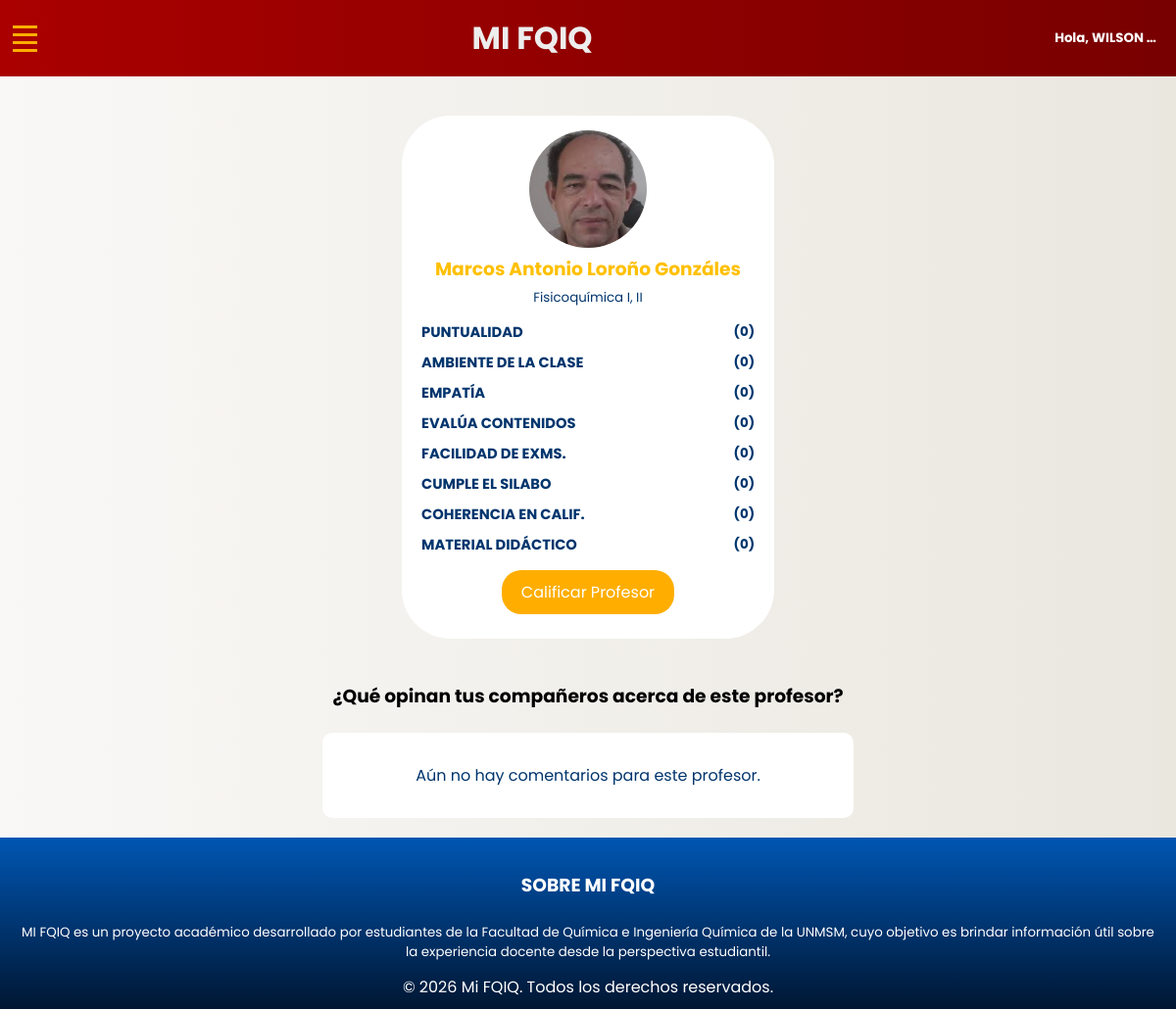
The page /professors/5/ (signed in) on the database its author committed.
### professors_fqiq/models.py (models this page shows, shortened)
class Professor(models.Model):
    name = models.CharField(max_length=100)
    courses = models.TextField(blank=True)
    photo = models.ImageField(
        upload_to='professors_photos/',
        blank=True,
        null=True,
        default='professors_photos/default.png',
        validators=[validate_image_size, validate_image_format, validate_image_dimensions]
        )
    created = models.DateTimeField(auto_now_add=True)
    class Meta:
        verbose_name = 'Professor'
        verbose_name_plural = 'Professors'
        ordering = ['name']

### professors_fqiq/views.py (the view)
# urls.py: path('professors/<int:professor_id>/', views.profile_professor, name = 'profile_professor'),
@login_required
def profile_professor(request, professor_id):
    professor = get_object_or_404(Professor, id=professor_id)
    grades = Grade.objects.filter(professor=professor).order_by('-created')
    has_comments = grades.filter(comment__isnull=False).exclude(comment__exact='').exists()
    user_already_graded = False
    if request.user.is_authenticated:
        user_already_graded = Grade.objects.filter(professor=professor, user=request.user).exists()
    agg = grades.aggregate(
        avg_puntuality=Avg('puntuality'),
        avg_silabo=Avg('silabo'),
        avg_exam_difficulty=Avg('exam_difficulty'),
        avg_empathy=Avg('empathy'),
        avg_class_environment=Avg('class_environment'),
        avg_class_evaluation=Avg('class_evaluation'),
        avg_grading_consistency=Avg('grading_consistency'),
        avg_teaching_material=Avg('teaching_material'),
    )
    def to_number(v):
        return round(v or 0, 1)
    def to_stars(v):
        n = int(round(v or 0))
        return '⭐' * max(0, min(n, 5))
    stats = {}
    for field in ['puntuality', 'silabo', 'exam_difficulty', 'empathy', 'class_environment',
                  'class_evaluation', 'grading_consistency', 'teaching_material']:
        avg_value = agg.get(f'avg_{field}')
        stats[f'avg_{field}'] = to_number(avg_value)
        stats[f'stars_{field}'] = to_stars(avg_value)
    return render(request, 'profile_professor.html', {
        'professor': professor,
        'grades': grades,
        'stats': stats,
        'has_comments': has_comments,
        'user_already_graded': user_already_graded,  # 👈 añadimos esto
    })

### professors_fqiq/templates/profile_professor.html
{% extends 'base.html' %} {% load static %}
{% block extra_css %}
<link rel="stylesheet" href="{% static 'css/profile_professor.css' %}" />
<link rel="stylesheet" href="{% static 'css/base.css' %}" />
{% endblock %}{% block content %}
<div class="elements">
    <div class="card profile-card">
        <div class="info">
            <img src="{{ professor.photo.url }}" alt="{{ professor.name }}" class="professor-photo">
            <p class="name">{{ professor.name }}</p>
            <p class="cursos">{{ professor.courses }}</p>
        </div>
        <div class="calificacion">
            <ul class="items">
                <li>PUNTUALIDAD</li>
                <li class="star">
                    {{ stats.stars_puntuality }} <span>({{ stats.avg_puntuality }})</span>
                </li>
            </ul>
            <ul class="items">
                <li>AMBIENTE DE LA CLASE</li>
                <li class="star">
                    {{ stats.stars_class_environment }} <span>({{ stats.avg_class_environment }})</span>
                </li>
            </ul>
            <ul class="items">
                <li>EMPATÍA</li>
                <li class="star">
                    {{ stats.stars_empathy }} <span>({{ stats.avg_empathy }})</span>
                </li>
            </ul>
            <ul class="items">
                <li>EVALÚA CONTENIDOS</li>
                <li class="star">
                    {{ stats.stars_class_evaluation }} <span>({{ stats.avg_class_evaluation }})</span>
                </li>
            </ul>
            <ul class="items">
                <li>FACILIDAD DE EXMS.</li>
                <li class="star">
                    {{ stats.stars_exam_difficulty }}<span>({{ stats.avg_exam_difficulty }})</span>
                </li>
            </ul>
            <ul class="items">
                <li>CUMPLE EL SILABO</li>
                <li class="star">
                    {{ stats.stars_silabo }} <span>({{ stats.avg_silabo }})</span>
                </li>
            </ul>
            <ul class="items">
                <li>COHERENCIA EN CALIF.</li>
                <li class="star">
                    {{ stats.stars_grading_consistency }} <span>({{ stats.avg_grading_consistency }})</span>
                </li>
            </ul>
            <ul class="items">
                <li>MATERIAL DIDÁCTICO</li>
                <li class="star">
                    {{ stats.stars_teaching_material }} <span>({{ stats.avg_teaching_material }})</span>
                </li>
            </ul>
        </div>
        {% if user.is_authenticated %}
        <div class="action-buttons">
            {% if user_already_graded %}
            <div class="already-graded-box">
                <p class="already-graded">✅ Ya calificaste a este profesor.</p>
                <div class="btn-editar">
                    <a href="{% url 'editgrade' professor.id %}" class="link-editar">Editar mi calificación</a>
                </div>
            </div>
            {% else %}
            <a href="{% url 'creategrade' %}?professor={{ professor.id }}" class="link-calificar">
                Calificar Profesor
            </a>
            {% endif %}
        </div>
        {% endif %}
    </div>
    <div class="comments-section">
        <h3>¿Qué opinan tus compañeros acerca de este profesor?</h3>
        <div class="comments-container">
            {% if has_comments %}
            {% for grade in grades %}
            {% if grade.comment %}
            <article class="comment">
                <div class="comment-body">
                    <div class="comment-header">
                        <div class="autor">{{ grade.user.first_name }} {{ grade.user.last_name }}</div>
                        <div class="fecha">{{ grade.created|date:"d/m/Y" }}</div>
                    </div>
                    <div class="comment-content">{{ grade.comment }}</div>
                </div>
            </article>
            {% endif %}
            {% endfor %}
            {% else %}
            <p class="no-comments">Aún no hay comentarios para este profesor.</p>
            {% endif %}
        </div>
    </div>
</div>
{% endblock %}

### professors_fqiq/templates/base.html (shortened to what this page needs)
{% load static %}
<!DOCTYPE html>
<html lang="es">
<head>
    <link rel="stylesheet" href="{% static 'css/base.css' %}">
    {% block extra_css %}{% endblock %}
</head>
<body>
    <header class="barra">
        <nav class="nav-menu">
            <button class="menu-toggle" aria-label="Toggle menu">
                <span class="bar"></span>
                <span class="bar"></span>
                <span class="bar"></span>
                <span class="bar"></span>
            </button>
        </nav>
        {% if user.is_authenticated %}
        <h1><a class="mi-fqiq" href="/professors/">MI FQIQ</a></h1>
        <h3 class="saludo">Hola, {{ user.first_name|truncatewords:1 }}</h3>
        {% else %}
        <h1><a class="mi-fqiq" href="/">MI FQIQ</a></h1>
        {% endif%}
    </header>
    <main class="main-content">
        {% block content %}{% endblock %}
    </main>
    <footer class="acercade">
        <h3 class="title-footer">SOBRE <b>MI FQIQ</b></h3>
        <p class="sobre-mifqiq">
            MI FQIQ es un proyecto académico desarrollado por estudiantes de la Facultad de Química e Ingeniería
            Química de la UNMSM, cuyo objetivo es brindar información útil sobre la experiencia docente desde la
            perspectiva
            estudiantil.
        </p>
        <p class="copy">&copy; 2026 Mi FQIQ. Todos los derechos reservados.</p>
    </footer>
</body>
</html>

### static/css/base.css (style rules this page uses)
html, body { height: 100%; }
body { font-family: "Poppins", "sans-sserif"; margin: 0; background: linear-gradient(270deg, #eae7df, #f9f8f6); display: flex; flex-direction: column; }
header { flex-shrink: 0; position: sticky; top: 0; z-index: 1000; }
.main-content { flex: 1; display: flex; flex-direction: column; align-items: center; }
.barra { background: linear-gradient(90deg, #aa0000, #780000); display: flex; flex-direction: row; justify-content: space-between; align-items: center; margin: 0; }
.nav-menu { position: relative; width: 20px; padding: 0; margin: 5px; }
.menu-toggle { display: none; background: none; border: none; cursor: pointer; padding: 0.5rem; }
.menu-toggle .bar { display: block; width: 25px; height: 3px; background-color: #ffae00; margin: 5px 0; transition: all 0.3s ease; }
@media (max-width: 1200px) { .menu-toggle { display: block; } }
h1 { margin: auto; padding: 15px 0; }
.mi-fqiq { text-decoration: none; color: rgb(237, 237, 237); }
.saludo { color: white; font-size: 10pt; padding: 0 20px; }
.acercade { flex-shrink: 0; background: linear-gradient(180deg, #0056b3, rgb(0, 22, 50)); color: white; padding: 10px 20px; text-align: center; }
.title-footer { font-size: 14pt; color: white; }
.sobre-mifqiq { font-size: 10pt; z-index: 2; }
.copy { margin: 0; }

### static/css/profile_professor.css (style rules this page uses)
.elements { display: flex; flex-wrap: wrap; gap: 20px; justify-content: space-around; padding: 20px 15px; margin-top: 20px; }
.card { width: 100%; max-width: 350px; padding: 15px; background-color: white; border-radius: 50px; color: #00356d; }
.professor-photo { border-radius: 50%; width: 120px; }
.info { text-align: center; }
.name { font-size: 14pt; font-weight: bold + 6; font-weight: bold; color: #ffc000; margin: 0; }
.cursos { font-size: 10pt; margin: 5px 0; }
.calificacion { margin: 10px auto; }
.items { font-weight: bold; list-style: none; padding: 5px; margin: 0px; display: flex; gap: 10px; justify-content: space-between; font-size: 11pt; }
.star { font-size: 10pt; }
.action-buttons { display: flex; justify-content: center; margin: 10px; }
.link-calificar { color: white; text-align: center; text-decoration: none; background-color: #ffae00; box-sizing: border-box; padding: 10px 20px; border: none; border-radius: 20px; }
h3 { font-size: 14pt; color: black; border: 10px black; text-align: center; padding: 5px 10px; }
.comments-container { background-color: white; box-sizing: border-box; max-width: 650px; border-radius: 10px; box-sizing: border-box; padding: 15px; color: #00356d; }
.no-comments { color: #00356d; text-align: center; }
.link-calificar, .link-editar { text-decoration: none; }

### rows shown on the page
Professor: photo (picture), name "Marcos Antonio Loroño Gonzáles", courses "Fisicoquímica I, II"

### other values the page prints
{{ user.first_name|truncatewords:1 }} "WILSON …"
{{ stats.avg_puntuality }} "0"
{{ stats.avg_class_environment }} "0"
{{ stats.avg_empathy }} "0"
{{ stats.avg_class_evaluation }} "0"
{{ stats.avg_exam_difficulty }} "0"
{{ stats.avg_silabo }} "0"
{{ stats.avg_grading_consistency }} "0"
{{ stats.avg_teaching_material }} "0"
